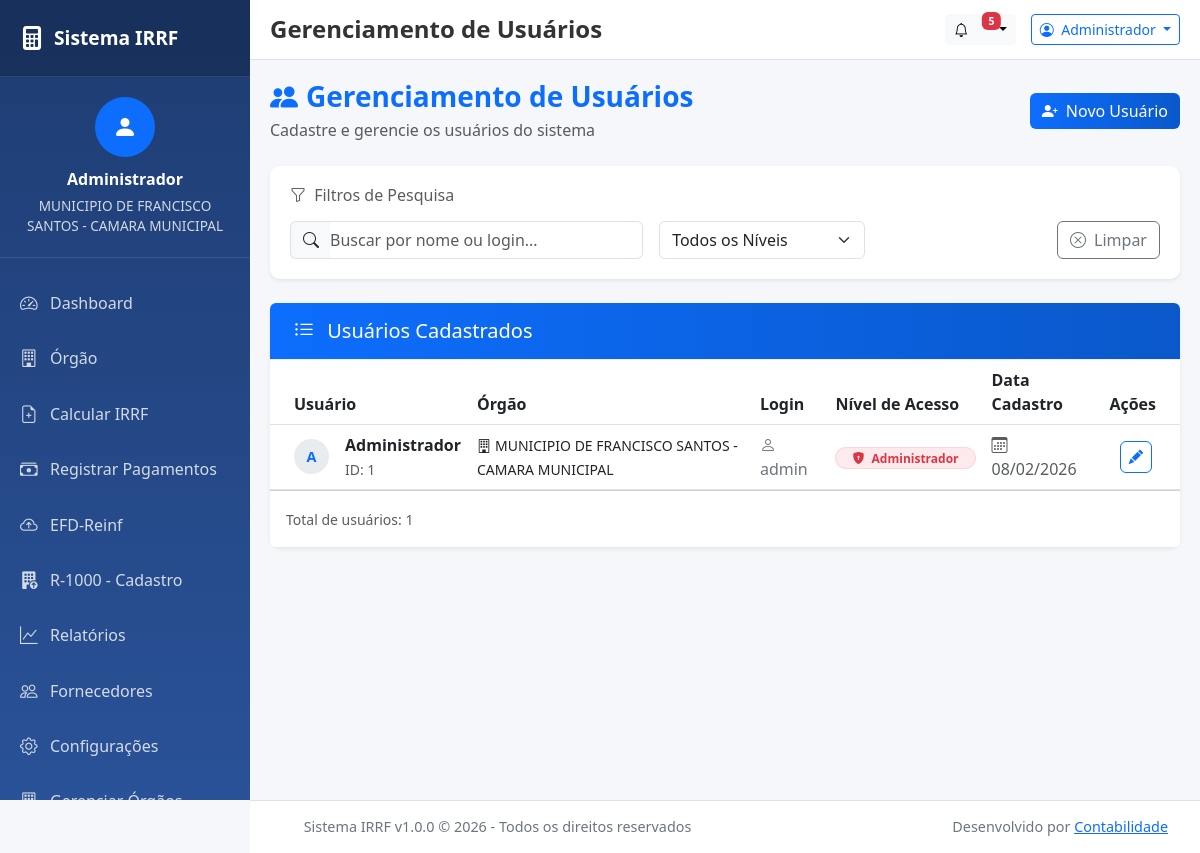
The page /public/geren-usuarios.php (signed in) on the database its author committed.
### tables this page shows
CREATE TABLE `usuarios` (
  `id` int(11) NOT NULL,
  `id_orgao` int(11) NOT NULL,
  `nome` varchar(100) NOT NULL,
  `login` varchar(50) NOT NULL,
  `senha_hash` varchar(255) NOT NULL,
  `nivel_acesso` enum('admin','operador') DEFAULT 'operador',
  `created_at` timestamp NOT NULL DEFAULT current_timestamp(),
  `updated_at` timestamp NULL DEFAULT current_timestamp() ON UPDATE current_timestamp()
);

CREATE TABLE `orgaos` (
  `id` int(11) NOT NULL,
  `cnpj` varchar(18) NOT NULL,
  `nome_oficial` varchar(255) NOT NULL,
  `cep` varchar(10) DEFAULT NULL,
  `logradouro` varchar(255) DEFAULT NULL,
  `numero` varchar(20) DEFAULT NULL,
  `bairro` varchar(100) DEFAULT NULL,
  `cidade` varchar(100) DEFAULT NULL,
  `uf` char(2) DEFAULT NULL,
  `complemento` varchar(255) DEFAULT NULL,
  `responsavel_nome` varchar(255) DEFAULT NULL,
  `responsavel_email` varchar(255) DEFAULT NULL,
  `caminho_logo` varchar(255) DEFAULT NULL,
  `texto_cabecalho` text DEFAULT NULL,
  `texto_rodape` text DEFAULT NULL,
  `created_at` timestamp NOT NULL DEFAULT current_timestamp(),
  `updated_at` timestamp NOT NULL DEFAULT current_timestamp() ON UPDATE current_timestamp(),
  `classificacao_tributaria` varchar(2) DEFAULT '99',
  `indicador_ecd` tinyint(1) DEFAULT 0,
  `indicador_desoneracao` tinyint(1) DEFAULT 0,
  `contato_nome` varchar(70) DEFAULT NULL,
  `contato_cpf` varchar(11) DEFAULT NULL,
  `contato_telefone` varchar(13) DEFAULT NULL,
  `contato_email` varchar(60) DEFAULT NULL,
  `r1000_enviado` tinyint(1) DEFAULT 0,
  `r1000_recibo` varchar(52) DEFAULT NULL,
  `r1000_data_envio` timestamp NULL DEFAULT NULL,
  `certificado_arquivo` varchar(255) DEFAULT NULL COMMENT 'Nome do arquivo .pfx salvo na pasta certificados',
  `certificado_senha` varchar(255) DEFAULT NULL COMMENT 'Senha do certificado digital',
  `ide_efr` char(1) DEFAULT 'S',
  `cnpj_efr` varchar(14) DEFAULT NULL
);

### app/Views/usuarios.php (the view, shortened to what the rows shown need)
<?php
require_once __DIR__ . '/../Core/Database.php';
require_once __DIR__ . '/../Models/Usuario.php';
$usuarioLogado = Session::getUser();
$titulo = "Gerenciamento de Usuários";
$idOrgao = Session::getIdOrgao() ?? $usuarioLogado['id_orgao'] ?? null;
$usuarioModel = new Usuario();
if (($usuarioLogado['nivel_acesso'] ?? '') === 'admin') {
    $listaUsuarios = $usuarioModel->listarTodos();
} else {
    $listaUsuarios = $usuarioModel->listarPorOrgao($idOrgao);
}
require_once __DIR__ . '/layout/header.php';
?>
<div class="main-container">
    <div class="d-flex justify-content-between align-items-center mb-4">
        <div>
            <h1 class="h3 mb-1" style="color: var(--primary-color); font-weight: 700;">
                <i class="bi bi-people-fill me-2"></i>Gerenciamento de Usuários
            </h1>
        </div>
    </div>
    <div class="card border-0 shadow-sm">
        <div class="card-body p-0">
            <div class="table-responsive">
                <table class="table table-hover align-middle mb-0" id="tabelaUsuarios">
                    <thead class="bg-light">
                        <tr>
                            <th class="ps-4">Usuário</th>
                            <th>Órgão</th>
                            <th>Login</th>
                            <th>Nível de Acesso</th>
                            <th>Data Cadastro</th>
                            <th class="text-end pe-4">Ações</th>
                        </tr>
                    </thead>
                    <tbody>
                        <?php if (empty($listaUsuarios)): ?>
                            <tr>
                                <td colspan="5" class="text-center py-5 text-muted">
                                    <i class="bi bi-people display-4 d-block mb-3"></i>
                                    Nenhum usuário encontrado.
                                </td>
                            </tr>
                        <?php else: ?>
                            <?php foreach ($listaUsuarios as $user): ?>
                                <tr class="user-row" data-nome="<?php echo strtolower($user['nome']); ?>" data-login="<?php echo strtolower($user['login']); ?>" data-nivel="<?php echo $user['nivel_acesso']; ?>">
                                    <td class="ps-4">
                                        <div class="d-flex align-items-center">
                                            <div class="avatar-initials me-3">
                                                <?php echo strtoupper(substr($user['nome'], 0, 1)); ?>
                                            </div>
                                            <div>
                                                <div class="fw-bold text-dark"><?php echo htmlspecialchars($user['nome']); ?></div>
                                                <small class="text-muted">ID: <?php echo $user['id']; ?></small>
                                            </div>
                                        </div>
                                    </td>
                                    <td>
                                        <span class="text-dark small"><i class="bi bi-building me-1"></i><?php echo htmlspecialchars($user['orgao_nome'] ?? 'N/A'); ?></span>
                                    </td>
                                    <td>
                                        <span class="text-secondary"><i class="bi bi-person me-1"></i><?php echo htmlspecialchars($user['login']); ?></span>
                                    </td>
                                    <td>
                                        <?php if ($user['nivel_acesso'] === 'admin'): ?>
                                            <span class="badge bg-danger bg-opacity-10 text-danger border border-danger border-opacity-10 rounded-pill px-3">
                                                <i class="bi bi-shield-lock-fill me-1"></i> Administrador
                                            </span>
                                        <?php else: ?>
                                            <span class="badge bg-info bg-opacity-10 text-info border border-info border-opacity-10 rounded-pill px-3">
                                                <i class="bi bi-person-badge me-1"></i> Operador
                                            </span>
                                        <?php endif; ?>
                                    </td>
                                    <td>
                                        <span class="text-muted"><i class="bi bi-calendar3 me-1"></i><?php echo date('d/m/Y', strtotime($user['created_at'])); ?></span>
                                    </td>
                                    <td class="text-end pe-4">
                                        <button class="btn btn-outline-primary action-btn me-1" onclick='editarUsuario(<?php echo json_encode($user); ?>)' title="Editar">
                                            <i class="bi bi-pencil-fill" style="font-size: 0.9rem;"></i>
                                        </button>
                                    </td>
                                </tr>
                            <?php endforeach; ?>
                        <?php endif; ?>
                    </tbody>
                </table>
            </div>
        </div>
    </div>
</div>
<?php require_once __DIR__ . '/layout/footer.php'; ?>

### app/Views/layout/header.php (shortened to what the rows shown need)
<?php
$usuario = $_SESSION['usuario'] ?? null;
?>
<!DOCTYPE html>
<html lang="pt-br">
<head>
    <link href="https://cdn.jsdelivr.net/npm/bootstrap@5.3.0/dist/css/bootstrap.min.css" rel="stylesheet">
    <link rel="stylesheet" href="https://cdn.jsdelivr.net/npm/bootstrap-icons@1.10.0/font/bootstrap-icons.css">
</head>
<body>
    <div class="sidebar" id="sidebar">
        <div class="sidebar-user">
            <div class="user-avatar">
                <i class="bi bi-person-fill"></i>
            </div>
            <div class="user-name"><?php echo htmlspecialchars($usuario['nome'] ?? 'Usuário'); ?></div>
            <div class="user-orgao"><?php echo htmlspecialchars($usuario['orgao_nome'] ?? 'Órgão'); ?></div>
        </div>
    </div>
    <div class="main-content" id="mainContent">
        <header class="top-header">
            <div class="page-title">
                <h1><?php echo $titulo ?? 'Dashboard'; ?></h1>
            </div>
            <div class="header-actions">
                <div class="dropdown">
                    <button class="btn btn-outline-primary btn-sm dropdown-toggle" type="button"
                        data-bs-toggle="dropdown">
                        <i class="bi bi-person-circle me-1"></i>
                        <?php echo htmlspecialchars(explode(' ', $usuario['nome'] ?? 'Usuário')[0]); ?>
                    </button>
                </div>
            </div>
        </header>
        <div class="content-wrapper">

### rows shown on the page
usuarios: nome "Administrador", id_orgao.nome_oficial "MUNICIPIO DE FRANCISCO SANTOS - CAMARA MUNICIPAL", nome "A", id "1", login "admin", nivel_acesso "admin" (drawn), created_at "08/02/2026"

### other values the page prints
$titulo "Gerenciamento de Usuários"
count($listaUsuarios) "1"
